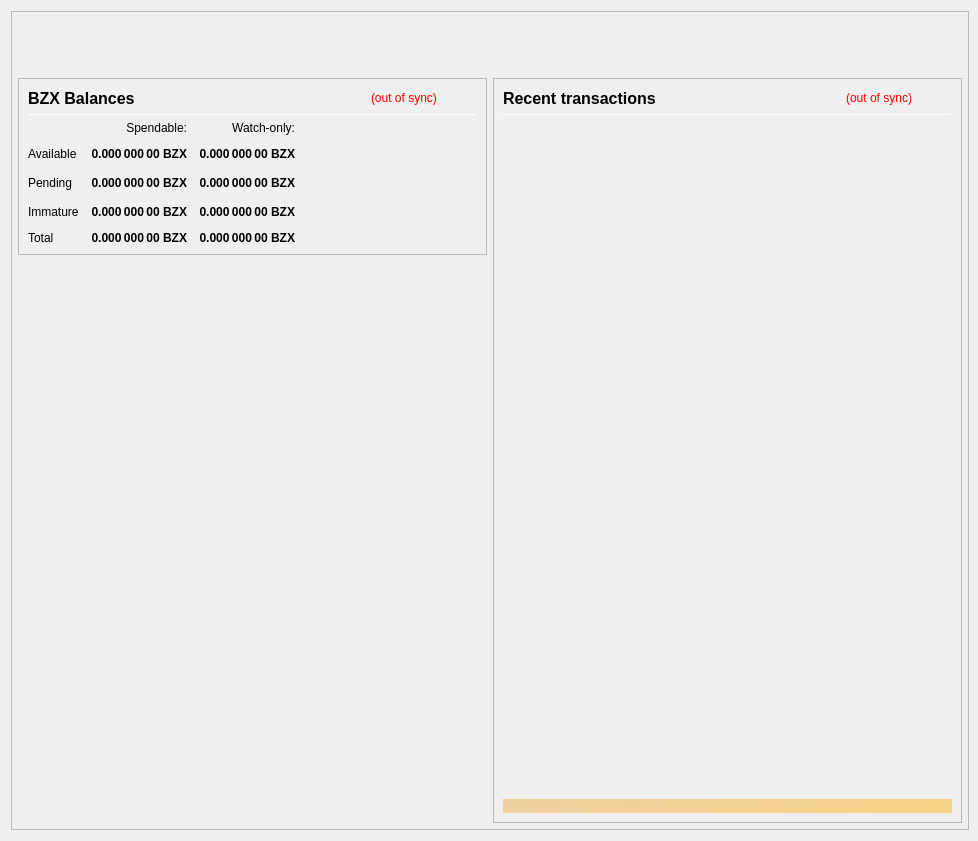
<?xml version="1.0" encoding="UTF-8"?>
<ui version="4.0">
 <class>OverviewPage</class>
 <widget class="QWidget" name="OverviewPage">
  <property name="geometry">
   <rect>
    <x>0</x>
    <y>0</y>
    <width>978</width>
    <height>841</height>
   </rect>
  </property>
  <property name="minimumSize">
   <size>
    <width>960</width>
    <height>682</height>
   </size>
  </property>
  <property name="font">
   <font>
    <weight>50</weight>
    <bold>false</bold>
   </font>
  </property>
  <property name="windowTitle">
   <string>Form</string>
  </property>
  <layout class="QVBoxLayout" name="topLayout" stretch="0">
   <property name="rightMargin">
    <number>9</number>
   </property>
   <item>
    <widget class="QFrame" name="frame_BG">
     <property name="minimumSize">
      <size>
       <width>850</width>
       <height>610</height>
      </size>
     </property>
     <property name="maximumSize">
      <size>
       <width>16777215</width>
       <height>16777215</height>
      </size>
     </property>
     <property name="frameShape">
      <enum>QFrame::StyledPanel</enum>
     </property>
     <property name="frameShadow">
      <enum>QFrame::Raised</enum>
     </property>
     <layout class="QVBoxLayout" name="verticalLayout_3" stretch="0">
      <property name="leftMargin">
       <number>0</number>
      </property>
      <property name="topMargin">
       <number>0</number>
      </property>
      <property name="rightMargin">
       <number>0</number>
      </property>
      <property name="bottomMargin">
       <number>6</number>
      </property>
      <item>
       <layout class="QVBoxLayout" name="verticalLayout_Master" stretch="0,1">
        <property name="leftMargin">
         <number>0</number>
        </property>
        <property name="topMargin">
         <number>0</number>
        </property>
        <property name="rightMargin">
         <number>0</number>
        </property>
        <property name="bottomMargin">
         <number>0</number>
        </property>
        <item>
         <widget class="QFrame" name="frame_Header">
          <layout class="QVBoxLayout" name="verticalLayout_Header" stretch="0">
           <property name="leftMargin">
            <number>0</number>
           </property>
           <property name="topMargin">
            <number>0</number>
           </property>
           <property name="rightMargin">
            <number>0</number>
           </property>
           <property name="bottomMargin">
            <number>0</number>
           </property>
           <item>
            <layout class="QHBoxLayout" name="horizontalLayout_Header" stretch="1,0">
             <property name="spacing">
              <number>6</number>
             </property>
             <item>
              <spacer name="horizontalSpacer_Header">
               <property name="orientation">
                <enum>Qt::Horizontal</enum>
               </property>
               <property name="sizeHint" stdset="0">
                <size>
                 <width>40</width>
                 <height>20</height>
                </size>
               </property>
              </spacer>
             </item>
             <item>
              <widget class="QLabel" name="labelOverviewHeaderRight">
               <property name="minimumSize">
                <size>
                 <width>464</width>
                 <height>60</height>
                </size>
               </property>
               <property name="maximumSize">
                <size>
                 <width>16777215</width>
                 <height>60</height>
                </size>
               </property>
               <property name="font">
                <font>
                 <pointsize>14</pointsize>
                </font>
               </property>
               <property name="text">
                <string/>
               </property>
               <property name="alignment">
                <set>Qt::AlignRight|Qt::AlignTrailing|Qt::AlignVCenter</set>
               </property>
              </widget>
             </item>
            </layout>
           </item>
          </layout>
         </widget>
        </item>
        <item>
         <widget class="QFrame" name="frame_Content">
          <layout class="QVBoxLayout" name="verticalLayout_Content">
           <property name="leftMargin">
            <number>6</number>
           </property>
           <property name="topMargin">
            <number>0</number>
           </property>
           <property name="rightMargin">
            <number>6</number>
           </property>
           <property name="bottomMargin">
            <number>0</number>
           </property>
           <item>
            <layout class="QHBoxLayout" name="horizontalLayout_Content" stretch="1,1">
             <property name="spacing">
              <number>6</number>
             </property>
             <item>
              <layout class="QVBoxLayout" name="verticalLayout_left" stretch="0,0">
               <item>
                <widget class="QFrame" name="frameBalances">
                 <property name="frameShape">
                  <enum>QFrame::StyledPanel</enum>
                 </property>
                 <property name="frameShadow">
                  <enum>QFrame::Raised</enum>
                 </property>
                 <layout class="QVBoxLayout" name="verticalLayout_4">
                  <item>
                   <layout class="QHBoxLayout" name="hlBalancesHeader" stretch="2,0,0">
                    <property name="spacing">
                     <number>6</number>
                    </property>
                    <item>
                     <widget class="QLabel" name="labelBalances">
                      <property name="minimumSize">
                       <size>
                        <width>0</width>
                        <height>0</height>
                       </size>
                      </property>
                      <property name="font">
                       <font>
                        <pointsize>12</pointsize>
                        <weight>75</weight>
                        <bold>true</bold>
                       </font>
                      </property>
                      <property name="text">
                       <string>BZX Balances</string>
                      </property>
                     </widget>
                    </item>
                    <item>
                     <widget class="QLabel" name="labelWalletStatus">
                      <property name="cursor">
                       <cursorShape>WhatsThisCursor</cursorShape>
                      </property>
                      <property name="toolTip">
                       <string>The displayed information may be out of date. Your wallet automatically synchronizes with the BuzzexCoin network after a connection is established, but this process has not completed yet.</string>
                      </property>
                      <property name="styleSheet">
                       <string notr="true">QLabel { color: red; }</string>
                      </property>
                      <property name="text">
                       <string notr="true">(out of sync)</string>
                      </property>
                      <property name="alignment">
                       <set>Qt::AlignLeading|Qt::AlignLeft|Qt::AlignVCenter</set>
                      </property>
                     </widget>
                    </item>
                    <item>
                     <spacer name="hsBalancesHeader">
                      <property name="orientation">
                       <enum>Qt::Horizontal</enum>
                      </property>
                      <property name="sizeHint" stdset="0">
                       <size>
                        <width>40</width>
                        <height>20</height>
                       </size>
                      </property>
                     </spacer>
                    </item>
                   </layout>
                  </item>
                  <item>
                   <widget class="Line" name="lineBalances">
                    <property name="minimumSize">
                     <size>
                      <width>0</width>
                      <height>1</height>
                     </size>
                    </property>
                    <property name="maximumSize">
                     <size>
                      <width>16777215</width>
                      <height>1</height>
                     </size>
                    </property>
                    <property name="orientation">
                     <enum>Qt::Horizontal</enum>
                    </property>
                   </widget>
                  </item>
                  <item>
                   <layout class="QGridLayout" name="gridLayout">
                    <property name="spacing">
                     <number>12</number>
                    </property>
                    <item row="2" column="2">
                     <widget class="QLabel" name="labelWatchPending">
                      <property name="font">
                       <font>
                        <weight>75</weight>
                        <bold>true</bold>
                       </font>
                      </property>
                      <property name="cursor">
                       <cursorShape>ArrowCursor</cursorShape>
                      </property>
                      <property name="toolTip">
                       <string>Unconfirmed transactions to watch-only addresses</string>
                      </property>
                      <property name="text">
                       <string notr="true">0.000 000 00 BZX</string>
                      </property>
                      <property name="alignment">
                       <set>Qt::AlignRight|Qt::AlignTrailing|Qt::AlignVCenter</set>
                      </property>
                      <property name="textInteractionFlags">
                       <set>Qt::NoTextInteraction</set>
                      </property>
                     </widget>
                    </item>
                    <item row="2" column="1">
                     <widget class="QLabel" name="labelUnconfirmed">
                      <property name="font">
                       <font>
                        <weight>75</weight>
                        <bold>true</bold>
                       </font>
                      </property>
                      <property name="cursor">
                       <cursorShape>ArrowCursor</cursorShape>
                      </property>
                      <property name="toolTip">
                       <string>Total of transactions that have yet to be confirmed, and do not yet count toward the spendable balance</string>
                      </property>
                      <property name="text">
                       <string notr="true">0.000 000 00 BZX</string>
                      </property>
                      <property name="alignment">
                       <set>Qt::AlignRight|Qt::AlignTrailing|Qt::AlignVCenter</set>
                      </property>
                      <property name="textInteractionFlags">
                       <set>Qt::NoTextInteraction</set>
                      </property>
                     </widget>
                    </item>
                    <item row="3" column="2">
                     <widget class="QLabel" name="labelWatchImmature">
                      <property name="font">
                       <font>
                        <weight>75</weight>
                        <bold>true</bold>
                       </font>
                      </property>
                      <property name="cursor">
                       <cursorShape>ArrowCursor</cursorShape>
                      </property>
                      <property name="toolTip">
                       <string>Staked or masternode rewards in watch-only addresses that has not yet matured</string>
                      </property>
                      <property name="text">
                       <string notr="true">0.000 000 00 BZX</string>
                      </property>
                      <property name="alignment">
                       <set>Qt::AlignRight|Qt::AlignTrailing|Qt::AlignVCenter</set>
                      </property>
                      <property name="textInteractionFlags">
                       <set>Qt::NoTextInteraction</set>
                      </property>
                     </widget>
                    </item>
                    <item row="4" column="0">
                     <widget class="QLabel" name="labelTotalText">
                      <property name="text">
                       <string>Total</string>
                      </property>
                      <property name="textInteractionFlags">
                       <set>Qt::NoTextInteraction</set>
                      </property>
                     </widget>
                    </item>
                    <item row="3" column="1">
                     <widget class="QLabel" name="labelImmature">
                      <property name="font">
                       <font>
                        <weight>75</weight>
                        <bold>true</bold>
                       </font>
                      </property>
                      <property name="cursor">
                       <cursorShape>ArrowCursor</cursorShape>
                      </property>
                      <property name="toolTip">
                       <string>Staked or masternode rewards that has not yet matured</string>
                      </property>
                      <property name="text">
                       <string notr="true">0.000 000 00 BZX</string>
                      </property>
                      <property name="alignment">
                       <set>Qt::AlignRight|Qt::AlignTrailing|Qt::AlignVCenter</set>
                      </property>
                      <property name="textInteractionFlags">
                       <set>Qt::NoTextInteraction</set>
                      </property>
                     </widget>
                    </item>
                    <item row="2" column="3">
                     <spacer name="hsBalances">
                      <property name="orientation">
                       <enum>Qt::Horizontal</enum>
                      </property>
                      <property name="sizeHint" stdset="0">
                       <size>
                        <width>40</width>
                        <height>20</height>
                       </size>
                      </property>
                     </spacer>
                    </item>
                    <item row="3" column="0">
                     <widget class="QLabel" name="labelImmatureText">
                      <property name="text">
                       <string>Immature</string>
                      </property>
                      <property name="textInteractionFlags">
                       <set>Qt::NoTextInteraction</set>
                      </property>
                     </widget>
                    </item>
                    <item row="4" column="1">
                     <widget class="QLabel" name="labelTotal">
                      <property name="font">
                       <font>
                        <weight>75</weight>
                        <bold>true</bold>
                       </font>
                      </property>
                      <property name="cursor">
                       <cursorShape>ArrowCursor</cursorShape>
                      </property>
                      <property name="toolTip">
                       <string>Your current total balance</string>
                      </property>
                      <property name="text">
                       <string notr="true">0.000 000 00 BZX</string>
                      </property>
                      <property name="alignment">
                       <set>Qt::AlignRight|Qt::AlignTrailing|Qt::AlignVCenter</set>
                      </property>
                      <property name="textInteractionFlags">
                       <set>Qt::NoTextInteraction</set>
                      </property>
                     </widget>
                    </item>
                    <item row="4" column="2">
                     <widget class="QLabel" name="labelWatchTotal">
                      <property name="font">
                       <font>
                        <weight>75</weight>
                        <bold>true</bold>
                       </font>
                      </property>
                      <property name="cursor">
                       <cursorShape>ArrowCursor</cursorShape>
                      </property>
                      <property name="toolTip">
                       <string>Current total balance in watch-only addresses</string>
                      </property>
                      <property name="text">
                       <string notr="true">0.000 000 00 BZX</string>
                      </property>
                      <property name="alignment">
                       <set>Qt::AlignRight|Qt::AlignTrailing|Qt::AlignVCenter</set>
                      </property>
                      <property name="textInteractionFlags">
                       <set>Qt::NoTextInteraction</set>
                      </property>
                     </widget>
                    </item>
                    <item row="0" column="2">
                     <widget class="QLabel" name="labelWatchonly">
                      <property name="text">
                       <string>Watch-only:</string>
                      </property>
                      <property name="alignment">
                       <set>Qt::AlignRight|Qt::AlignTrailing|Qt::AlignVCenter</set>
                      </property>
                     </widget>
                    </item>
                    <item row="1" column="0">
                     <widget class="QLabel" name="labelBalanceText">
                      <property name="text">
                       <string>Available</string>
                      </property>
                      <property name="textInteractionFlags">
                       <set>Qt::NoTextInteraction</set>
                      </property>
                     </widget>
                    </item>
                    <item row="1" column="1">
                     <widget class="QLabel" name="labelBalance">
                      <property name="font">
                       <font>
                        <weight>75</weight>
                        <bold>true</bold>
                       </font>
                      </property>
                      <property name="cursor">
                       <cursorShape>ArrowCursor</cursorShape>
                      </property>
                      <property name="toolTip">
                       <string>Your current spendable balance</string>
                      </property>
                      <property name="text">
                       <string notr="true">0.000 000 00 BZX</string>
                      </property>
                      <property name="alignment">
                       <set>Qt::AlignRight|Qt::AlignTrailing|Qt::AlignVCenter</set>
                      </property>
                      <property name="textInteractionFlags">
                       <set>Qt::NoTextInteraction</set>
                      </property>
                     </widget>
                    </item>
                    <item row="1" column="2">
                     <widget class="QLabel" name="labelWatchAvailable">
                      <property name="font">
                       <font>
                        <weight>75</weight>
                        <bold>true</bold>
                       </font>
                      </property>
                      <property name="cursor">
                       <cursorShape>ArrowCursor</cursorShape>
                      </property>
                      <property name="toolTip">
                       <string>Your current balance in watch-only addresses</string>
                      </property>
                      <property name="text">
                       <string notr="true">0.000 000 00 BZX</string>
                      </property>
                      <property name="alignment">
                       <set>Qt::AlignRight|Qt::AlignTrailing|Qt::AlignVCenter</set>
                      </property>
                      <property name="textInteractionFlags">
                       <set>Qt::NoTextInteraction</set>
                      </property>
                     </widget>
                    </item>
                    <item row="2" column="0">
                     <widget class="QLabel" name="labelPendingText">
                      <property name="text">
                       <string>Pending</string>
                      </property>
                      <property name="textInteractionFlags">
                       <set>Qt::NoTextInteraction</set>
                      </property>
                     </widget>
                    </item>
                    <item row="0" column="1">
                     <widget class="QLabel" name="labelSpendable">
                      <property name="text">
                       <string>Spendable:</string>
                      </property>
                      <property name="alignment">
                       <set>Qt::AlignRight|Qt::AlignTrailing|Qt::AlignVCenter</set>
                      </property>
                     </widget>
                    </item>
                   </layout>
                  </item>
                 </layout>
                </widget>
               </item>
               <item>
                <spacer name="verticalSpacer">
                 <property name="orientation">
                  <enum>Qt::Vertical</enum>
                 </property>
                 <property name="sizeHint" stdset="0">
                  <size>
                   <width>20</width>
                   <height>40</height>
                  </size>
                 </property>
                </spacer>
               </item>
              </layout>
             </item>
             <item>
              <layout class="QVBoxLayout" name="verticalLayout_right" stretch="1">
               <item>
                <widget class="QFrame" name="frame_RecentTransactions">
                 <property name="minimumSize">
                  <size>
                   <width>0</width>
                   <height>0</height>
                  </size>
                 </property>
                 <property name="frameShape">
                  <enum>QFrame::StyledPanel</enum>
                 </property>
                 <property name="frameShadow">
                  <enum>QFrame::Raised</enum>
                 </property>
                 <layout class="QVBoxLayout" name="verticalLayout_1" stretch="0,0,0,0,0">
                  <item>
                   <layout class="QHBoxLayout" name="horizontalLayout_2" stretch="2,0,0">
                    <property name="spacing">
                     <number>3</number>
                    </property>
                    <item>
                     <widget class="QLabel" name="label_4">
                      <property name="minimumSize">
                       <size>
                        <width>0</width>
                        <height>20</height>
                       </size>
                      </property>
                      <property name="font">
                       <font>
                        <pointsize>12</pointsize>
                        <weight>75</weight>
                        <bold>true</bold>
                       </font>
                      </property>
                      <property name="text">
                       <string>Recent transactions</string>
                      </property>
                     </widget>
                    </item>
                    <item>
                     <widget class="QLabel" name="labelTransactionsStatus">
                      <property name="cursor">
                       <cursorShape>WhatsThisCursor</cursorShape>
                      </property>
                      <property name="toolTip">
                       <string>The displayed information may be out of date. Your wallet automatically synchronizes with the BuzzexCoin network after a connection is established, but this process has not completed yet.</string>
                      </property>
                      <property name="styleSheet">
                       <string notr="true">QLabel { color: red; }</string>
                      </property>
                      <property name="text">
                       <string notr="true">(out of sync)</string>
                      </property>
                      <property name="alignment">
                       <set>Qt::AlignRight|Qt::AlignTrailing|Qt::AlignVCenter</set>
                      </property>
                     </widget>
                    </item>
                    <item>
                     <spacer name="horizontalSpacer">
                      <property name="orientation">
                       <enum>Qt::Horizontal</enum>
                      </property>
                      <property name="sizeHint" stdset="0">
                       <size>
                        <width>40</width>
                        <height>20</height>
                       </size>
                      </property>
                     </spacer>
                    </item>
                   </layout>
                  </item>
                  <item>
                   <widget class="Line" name="line">
                    <property name="minimumSize">
                     <size>
                      <width>0</width>
                      <height>1</height>
                     </size>
                    </property>
                    <property name="maximumSize">
                     <size>
                      <width>16777215</width>
                      <height>1</height>
                     </size>
                    </property>
                    <property name="orientation">
                     <enum>Qt::Horizontal</enum>
                    </property>
                   </widget>
                  </item>
                  <item>
                   <widget class="QListView" name="listTransactions">
                    <property name="minimumSize">
                     <size>
                      <width>0</width>
                      <height>0</height>
                     </size>
                    </property>
                    <property name="styleSheet">
                     <string notr="true">QListView { background: transparent; }</string>
                    </property>
                    <property name="frameShape">
                     <enum>QFrame::NoFrame</enum>
                    </property>
                    <property name="verticalScrollBarPolicy">
                     <enum>Qt::ScrollBarAlwaysOff</enum>
                    </property>
                    <property name="horizontalScrollBarPolicy">
                     <enum>Qt::ScrollBarAlwaysOff</enum>
                    </property>
                    <property name="selectionMode">
                     <enum>QAbstractItemView::NoSelection</enum>
                    </property>
                   </widget>
                  </item>
                  <item>
                   <spacer name="verticalSpacer_2">
                    <property name="orientation">
                     <enum>Qt::Vertical</enum>
                    </property>
                    <property name="sizeType">
                     <enum>QSizePolicy::Expanding</enum>
                    </property>
                    <property name="sizeHint" stdset="0">
                     <size>
                      <width>20</width>
                      <height>40</height>
                     </size>
                    </property>
                   </spacer>
                  </item>
                  <item>
                   <widget class="QLabel" name="labelAlerts">
                    <property name="maximumSize">
                     <size>
                      <width>16777215</width>
                      <height>16777215</height>
                     </size>
                    </property>
                    <property name="styleSheet">
                     <string notr="true">background-color: qlineargradient(x1: 0, y1: 0, x2: 1, y2: 0, stop:0 #F0D0A0, stop:1 #F8D488); color:#000000;</string>
                    </property>
                    <property name="text">
                     <string/>
                    </property>
                    <property name="wordWrap">
                     <bool>true</bool>
                    </property>
                    <property name="margin">
                     <number>3</number>
                    </property>
                   </widget>
                  </item>
                 </layout>
                </widget>
               </item>
              </layout>
             </item>
            </layout>
           </item>
          </layout>
         </widget>
        </item>
       </layout>
      </item>
     </layout>
    </widget>
   </item>
  </layout>
 </widget>
 <resources/>
 <connections/>
</ui>
